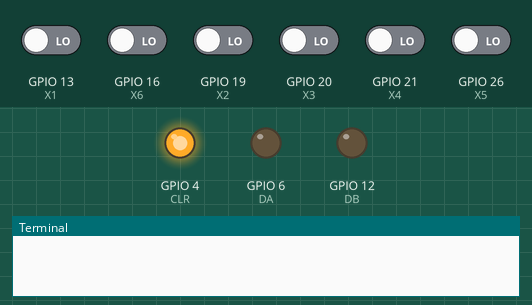
Bench run of a program on a simulated Raspberry Pi (BCM pin numbers). On the bench: output pins drawn as LEDs (lit = HIGH), the last lines printed to the terminal. The inputs (shaded band) are chosen by the test bench; at power-on: GPIO 13 (X1), GPIO 16 (X6), GPIO 19 (X2), GPIO 20 (X3), GPIO 21 (X4), GPIO 26 (X5) LOW. Pins used as bus, display or sensor lines are not drawn. At 2.0 s the program stops and its outputs stay as they are.

Above: at 0.1 s.
At 0.5 s:
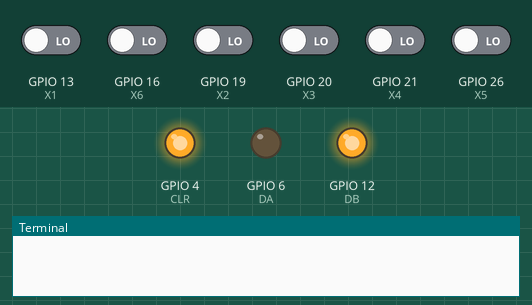
At 1.1 s:
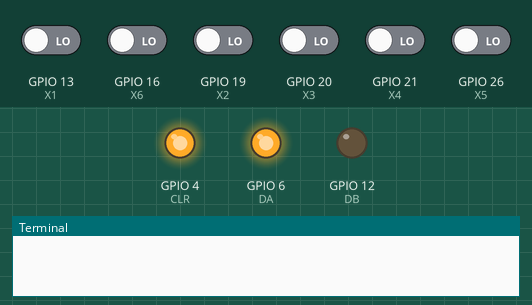
At 1.5 s:
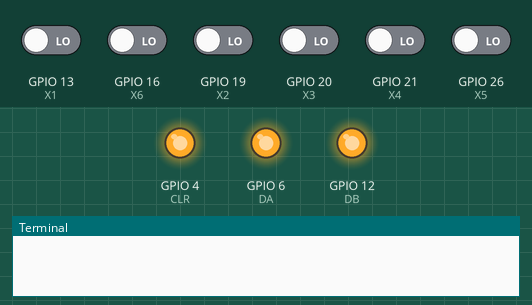
At 2.1 s:
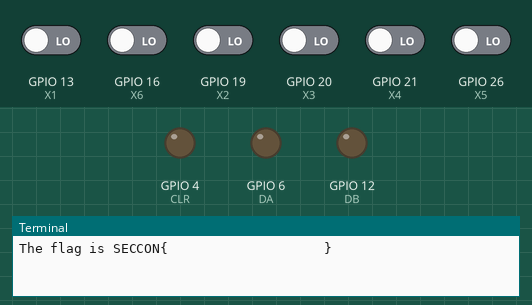
Timing chart, 0 to 3.5 s (numbered marks = the images above):
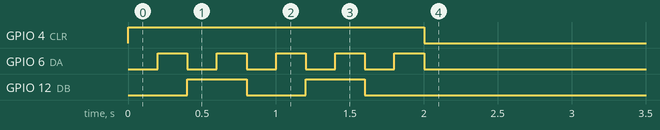

The program:

gpio.py
```python
#!/usr/bin/python

import RPi.GPIO as GPIO
import time

CLR = 4
CLK = 5
DA  = 6
DB  = 12

X1  = 13
X2  = 19
X3  = 20
X4  = 21
X5  = 26
X6  = 16

GPIO.setmode(GPIO.BCM)
GPIO.setup(CLR, GPIO.OUT)
GPIO.setup(CLK, GPIO.OUT)
GPIO.setup(DA,  GPIO.OUT)
GPIO.setup(DB,  GPIO.OUT)

GPIO.setup(X1, GPIO.IN)
GPIO.setup(X2, GPIO.IN)
GPIO.setup(X3, GPIO.IN)
GPIO.setup(X4, GPIO.IN)
GPIO.setup(X5, GPIO.IN)
GPIO.setup(X6, GPIO.IN)

GPIO.output(CLK, False)
GPIO.output(DA,  False)
GPIO.output(DB,  False)

GPIO.output(CLR, False)
GPIO.output(CLR, True)

flagString = ""

def encoder(x6,x5,x4,x3,x2,x1):
    v = 0
    v = GPIO.input(x1);
    v = 2*v + GPIO.input(x2)
    v = 2*v + GPIO.input(x3)
    v = 2*v + GPIO.input(x4)
    v = 2*v + GPIO.input(x5)
    v = 2*v + GPIO.input(x6)
    return v

c = '@'
flag = ""

try:
    for i in range(10) :
        if c == 'Y' :
            GPIO.output(DA, False)
            GPIO.output(DB, True)
        else:
            if (i & 1) == 0 :
                GPIO.output(DA, False)
            else :
                GPIO.output(DA, True)
            if (i & 2) == 0 :
                GPIO.output(DB, False)
            else :
                GPIO.output(DB, True)

        time.sleep(0.1)

        c = chr(encoder(X6,X5,X4,X3,X2,X1)+32)
        flag = flag + c

        GPIO.output(CLK, True)
        GPIO.output(CLK, False)

        time.sleep(0.1)
        flag = flag + chr(encoder(X6,X5,X4,X3,X2,X1)+32)

except KeyboardInterrupt:
    print("stop\n")

GPIO.cleanup()

print "The flag is SECCON{"+flag+"}"
```
